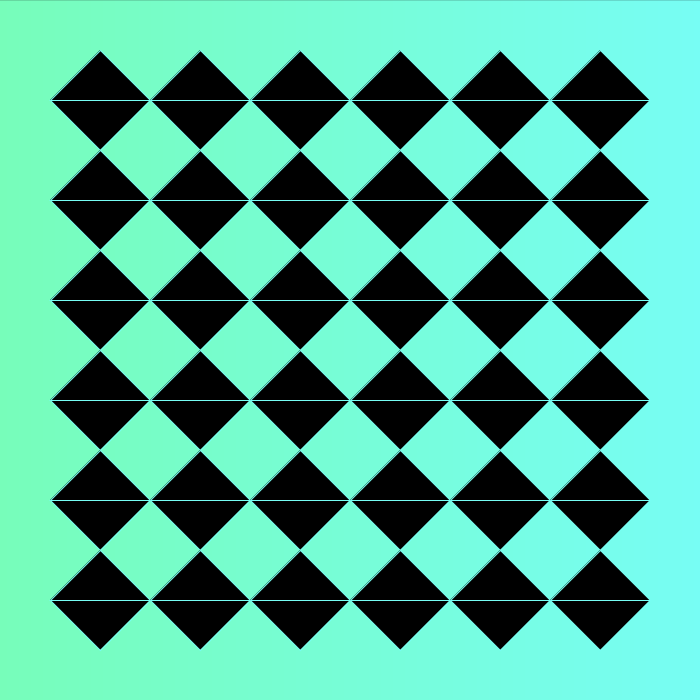
Frame 1 (no input)
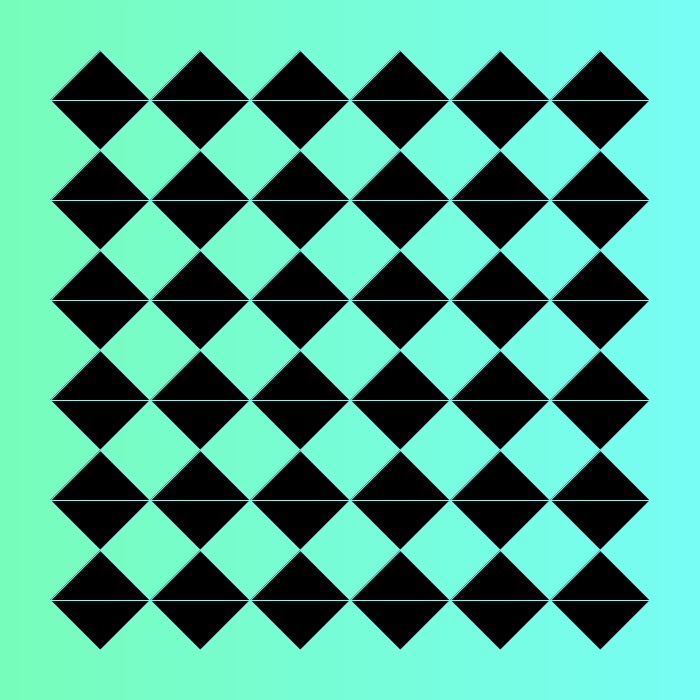
Frame 60 (the mouse pressed at the canvas centre just before this capture)
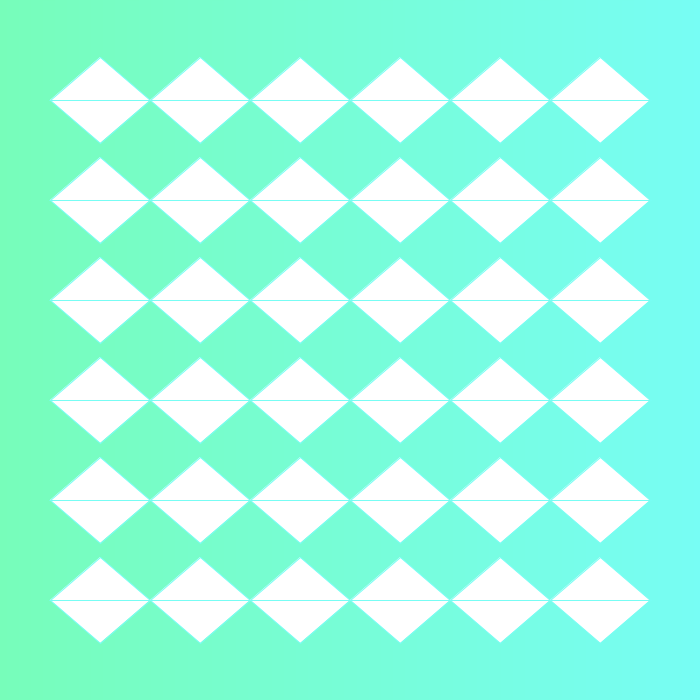
Frame 120 (the mouse held since frame 60 and released just before this capture)

The Processing sketch that drew these frames (run headless with seeded random() and noise(); from frame 60 on, the mouse is pressed at the canvas centre):

// Processing sketch: PatternSketch2
// ── PatternSketch2.pde
// declaring my variables

int x=0;
int y=700;
color grad1, grad2;


void setup() {
  size(700, 700);
  background(0);
  
  grad1=color(119, 253, 186);
  grad2=color(119, 253, 244);
  
  noFill();
 
}

void draw() {
  // for (initialize, test, update)
  for (int i=x; i<y+x; i++) {
  float remap = map(i, x, x+y, 0, 1); //map(chosen value, ori start, ori stop, new start, new stop)
  color gradient=lerpColor(grad1,grad2,remap); //lerp(first color, second color, amount)
  stroke(gradient); //why do we use stroke?
  line(i,x,i,x+y); //and why line here? I don't get these parts..
  }
  

for (int a=100; a<=width-100; a+=100) { //a controlling x position of triangle
  for (int b=100; b<=width-100; b+=100){ //b controlling y position of triangle
    fill(mouseX,mouseY,mouseX/2+mouseY/2); //change color based on mouse position
    triangle(a-50,b,a+50,b,a,b-50+mouseY/50); // change peaks based on mouseY
    triangle(a-50,b,a+50,b,a,b+50-mouseY/50); // change peaks based on mouseY
    
    
    }
}

    
   
 
 
 }
